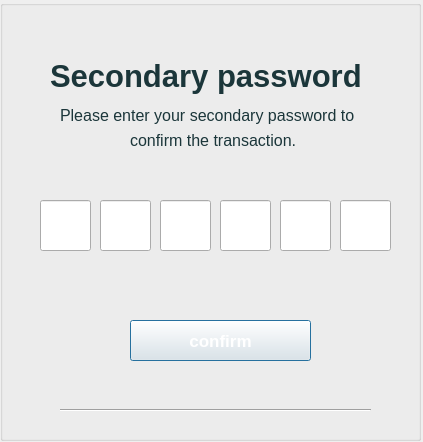
<?xml version="1.0" encoding="UTF-8"?>
<ui version="4.0">
 <class>Taomkcap2</class>
 <widget class="QDialog" name="Taomkcap2">
  <property name="geometry">
   <rect>
    <x>0</x>
    <y>0</y>
    <width>423</width>
    <height>442</height>
   </rect>
  </property>
  <property name="windowTitle">
   <string>Dialog</string>
  </property>
  <widget class="QGroupBox" name="groupBox">
   <property name="geometry">
    <rect>
     <x>0</x>
     <y>0</y>
     <width>421</width>
     <height>441</height>
    </rect>
   </property>
   <property name="styleSheet">
    <string notr="true">background-image: url(:/backgroup/picture/bg9.png);</string>
   </property>
   <property name="title">
    <string/>
   </property>
   <widget class="QLabel" name="label">
    <property name="geometry">
     <rect>
      <x>50</x>
      <y>50</y>
      <width>371</width>
      <height>51</height>
     </rect>
    </property>
    <property name="font">
     <font>
      <pointsize>23</pointsize>
      <bold>true</bold>
     </font>
    </property>
    <property name="styleSheet">
     <string notr="true">color: rgb(27, 54, 58);</string>
    </property>
    <property name="text">
     <string>Secondary password</string>
    </property>
   </widget>
   <widget class="QLabel" name="label_2">
    <property name="geometry">
     <rect>
      <x>60</x>
      <y>100</y>
      <width>371</width>
      <height>31</height>
     </rect>
    </property>
    <property name="font">
     <font>
      <pointsize>12</pointsize>
     </font>
    </property>
    <property name="styleSheet">
     <string notr="true">color: rgb(27, 54, 58);</string>
    </property>
    <property name="text">
     <string>Please enter your secondary password to </string>
    </property>
   </widget>
   <widget class="QLabel" name="label_3">
    <property name="geometry">
     <rect>
      <x>130</x>
      <y>130</y>
      <width>211</width>
      <height>20</height>
     </rect>
    </property>
    <property name="font">
     <font>
      <pointsize>12</pointsize>
     </font>
    </property>
    <property name="styleSheet">
     <string notr="true">color: rgb(27, 54, 58);</string>
    </property>
    <property name="text">
     <string>confirm the transaction.</string>
    </property>
   </widget>
   <widget class="QLineEdit" name="lineEdit_2">
    <property name="geometry">
     <rect>
      <x>100</x>
      <y>200</y>
      <width>51</width>
      <height>51</height>
     </rect>
    </property>
    <property name="styleSheet">
     <string notr="true">background-image: url(:/nenchu1/picture/y-nghia-mau-trang-1.jpg);
border-image: url(:/nenchu1/picture/y-nghia-mau-trang-1.jpg);
color: rgb(0, 0, 0);
font: 600 14pt &quot;Segoe UI&quot;;</string>
    </property>
   </widget>
   <widget class="QLineEdit" name="lineEdit_3">
    <property name="geometry">
     <rect>
      <x>160</x>
      <y>200</y>
      <width>51</width>
      <height>51</height>
     </rect>
    </property>
    <property name="styleSheet">
     <string notr="true">background-image: url(:/nenchu1/picture/y-nghia-mau-trang-1.jpg);
border-image: url(:/nenchu1/picture/y-nghia-mau-trang-1.jpg);
color: rgb(0, 0, 0);
font: 600 14pt &quot;Segoe UI&quot;;</string>
    </property>
   </widget>
   <widget class="QLineEdit" name="lineEdit_4">
    <property name="geometry">
     <rect>
      <x>220</x>
      <y>200</y>
      <width>51</width>
      <height>51</height>
     </rect>
    </property>
    <property name="styleSheet">
     <string notr="true">background-image: url(:/nenchu1/picture/y-nghia-mau-trang-1.jpg);
border-image: url(:/nenchu1/picture/y-nghia-mau-trang-1.jpg);
color: rgb(0, 0, 0);
font: 600 14pt &quot;Segoe UI&quot;;</string>
    </property>
   </widget>
   <widget class="QLineEdit" name="lineEdit_5">
    <property name="geometry">
     <rect>
      <x>280</x>
      <y>200</y>
      <width>51</width>
      <height>51</height>
     </rect>
    </property>
    <property name="styleSheet">
     <string notr="true">background-image: url(:/nenchu1/picture/y-nghia-mau-trang-1.jpg);
border-image: url(:/nenchu1/picture/y-nghia-mau-trang-1.jpg);
color: rgb(0, 0, 0);
font: 600 14pt &quot;Segoe UI&quot;;</string>
    </property>
   </widget>
   <widget class="QLineEdit" name="lineEdit_6">
    <property name="geometry">
     <rect>
      <x>340</x>
      <y>200</y>
      <width>51</width>
      <height>51</height>
     </rect>
    </property>
    <property name="styleSheet">
     <string notr="true">background-image: url(:/nenchu1/picture/y-nghia-mau-trang-1.jpg);
border-image: url(:/nenchu1/picture/y-nghia-mau-trang-1.jpg);
color: rgb(0, 0, 0);
font: 600 14pt &quot;Segoe UI&quot;;</string>
    </property>
   </widget>
   <widget class="QPushButton" name="pushButton">
    <property name="geometry">
     <rect>
      <x>130</x>
      <y>320</y>
      <width>181</width>
      <height>41</height>
     </rect>
    </property>
    <property name="font">
     <font>
      <pointsize>13</pointsize>
      <bold>true</bold>
     </font>
    </property>
    <property name="styleSheet">
     <string notr="true">background-image: url(:/nenchu1/picture/Dark_Purple.webp);
border-image: url(:/nenchu1/picture/Dark_Purple.webp);
color: rgb(255, 255, 255);</string>
    </property>
    <property name="text">
     <string>confirm</string>
    </property>
   </widget>
   <widget class="Line" name="line">
    <property name="geometry">
     <rect>
      <x>60</x>
      <y>400</y>
      <width>311</width>
      <height>20</height>
     </rect>
    </property>
    <property name="orientation">
     <enum>Qt::Orientation::Horizontal</enum>
    </property>
   </widget>
   <widget class="QLineEdit" name="lineEdit">
    <property name="geometry">
     <rect>
      <x>40</x>
      <y>200</y>
      <width>51</width>
      <height>51</height>
     </rect>
    </property>
    <property name="styleSheet">
     <string notr="true">background-image: url(:/nenchu1/picture/y-nghia-mau-trang-1.jpg);
border-image: url(:/nenchu1/picture/y-nghia-mau-trang-1.jpg);
color: rgb(0, 0, 0);
font: 600 14pt &quot;Segoe UI&quot;;</string>
    </property>
   </widget>
  </widget>
 </widget>
 <resources/>
 <connections/>
</ui>
